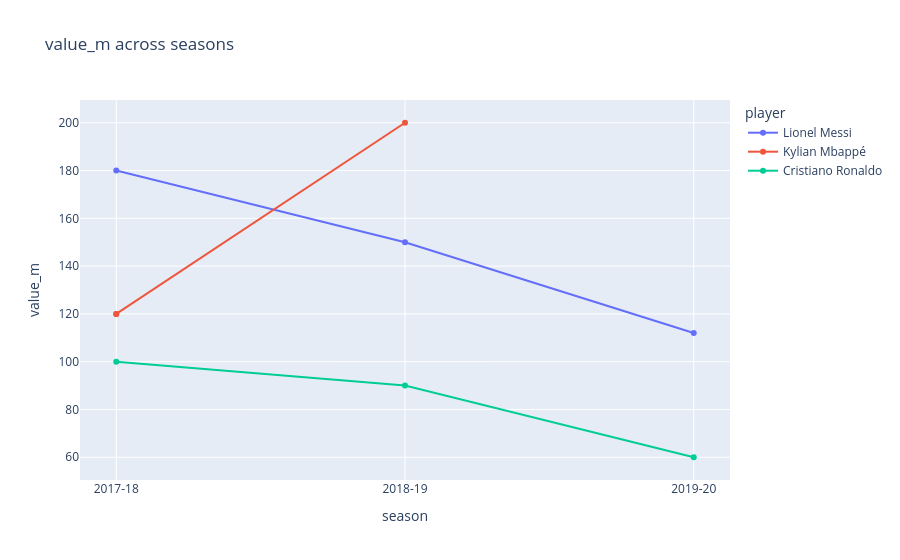

The code cell stored with this chart in its notebook:
### Markdown cell above
<a id="section-9"></a>
## 9. Line Chart Over Seasons — "How did this change over time?"

**What it shows:** how a stat trends across the three seasons in this dataset, for a handful of players. Useful if your project wants to discuss value changes over time rather than just a single-season snapshot.

**To change what's plotted:** edit `players_to_track` (must match the `player` column spelling) and `value_column`.

### Code cell
players_to_track = ["Lionel Messi", "Cristiano Ronaldo", "Kylian Mbappé"]
value_column = "value_m"

plot_df = df[df["player"].isin(players_to_track)].sort_values("season")

fig = px.line(
    plot_df,
    x="season",
    y=value_column,
    color="player",
    markers=True,
    title=f"{value_column} across seasons",
)
fig.show()

# Tip: not sure which names exist in the data? Run this to search:
# df[df['player'].str.contains('Messi', case=False, na=False)]['player'].unique()

### Figure 1 — Plotly figure (JSON) as saved in the notebook; plotly's stock layout.template omitted (floating-point values rounded to 4 significant figures)
{"data": [{"hovertemplate": "player=Lionel Messi<br>season=%{x}<br>value_m=%{y}<extra></extra>", "legendgroup": "Lionel Messi", "line": {"color": "#636efa", "dash": "solid"}, "marker": {"symbol": "circle"}, "mode": "lines+markers", "name": "Lionel Messi", "orientation": "v", "showlegend": true, "type": "scatter", "x": ["2017-18", "2018-19", "2019-20"], "xaxis": "x", "y": [180.0, 150.0, 112.0], "yaxis": "y"}, {"hovertemplate": "player=Kylian Mbappé<br>season=%{x}<br>value_m=%{y}<extra></extra>", "legendgroup": "Kylian Mbappé", "line": {"color": "#EF553B", "dash": "solid"}, "marker": {"symbol": "circle"}, "mode": "lines+markers", "name": "Kylian Mbappé", "orientation": "v", "showlegend": true, "type": "scatter", "x": ["2017-18", "2017-18", "2018-19"], "xaxis": "x", "y": [120.0, 120.0, 200.0], "yaxis": "y"}, {"hovertemplate": "player=Cristiano Ronaldo<br>season=%{x}<br>value_m=%{y}<extra></extra>", "legendgroup": "Cristiano Ronaldo", "line": {"color": "#00cc96", "dash": "solid"}, "marker": {"symbol": "circle"}, "mode": "lines+markers", "name": "Cristiano Ronaldo", "orientation": "v", "showlegend": true, "type": "scatter", "x": ["2017-18", "2018-19", "2019-20"], "xaxis": "x", "y": [100.0, 90.0, 60.0], "yaxis": "y"}], "layout": {"legend": {"title": {"text": "player"}, "tracegroupgap": 0}, "title": {"text": "value_m across seasons"}, "xaxis": {"anchor": "y", "domain": [0, 1], "title": {"text": "season"}}, "yaxis": {"anchor": "x", "domain": [0, 1], "title": {"text": "value_m"}}}}
